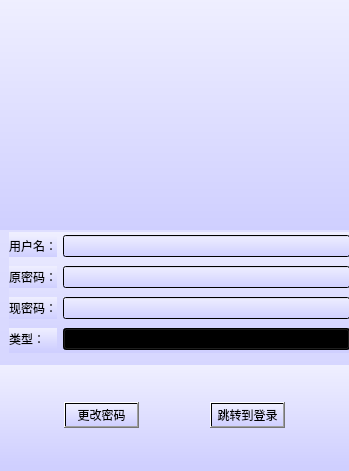
<?xml version="1.0" encoding="UTF-8"?>
<ui version="4.0">
 <class>RegisterDialog</class>
 <widget class="QDialog" name="RegisterDialog">
  <property name="geometry">
   <rect>
    <x>0</x>
    <y>0</y>
    <width>349</width>
    <height>471</height>
   </rect>
  </property>
  <property name="windowTitle">
   <string>RegisterDialog</string>
  </property>
  <property name="styleSheet">
   <string notr="true">background:QLinearGradient(x1:0,y1:0,x2:0,y2:1,stop:0 #efefff,stop:1 #cfcfff);</string>
  </property>
  <widget class="QWidget" name="widget" native="true">
   <property name="geometry">
    <rect>
     <x>-1</x>
     <y>-1</y>
     <width>351</width>
     <height>231</height>
    </rect>
   </property>
   <widget class="QLabel" name="label">
    <property name="geometry">
     <rect>
      <x>-6</x>
      <y>-1</y>
      <width>361</width>
      <height>231</height>
     </rect>
    </property>
    <property name="text">
     <string/>
    </property>
    <property name="pixmap">
     <pixmap resource="../image.qrc">:/image/1.jpg</pixmap>
    </property>
    <property name="scaledContents">
     <bool>true</bool>
    </property>
   </widget>
  </widget>
  <widget class="QWidget" name="widget_2" native="true">
   <property name="geometry">
    <rect>
     <x>9</x>
     <y>232</y>
     <width>341</width>
     <height>121</height>
    </rect>
   </property>
   <layout class="QGridLayout" name="gridLayout">
    <item row="0" column="0">
     <widget class="QLabel" name="label_2">
      <property name="text">
       <string>用户名：</string>
      </property>
     </widget>
    </item>
    <item row="0" column="1">
     <widget class="QLineEdit" name="usernameEdit"/>
    </item>
    <item row="1" column="0">
     <widget class="QLabel" name="label_5">
      <property name="text">
       <string>原密码：</string>
      </property>
     </widget>
    </item>
    <item row="1" column="1">
     <widget class="QLineEdit" name="ordinarypasswordEdit"/>
    </item>
    <item row="2" column="0">
     <widget class="QLabel" name="label_3">
      <property name="text">
       <string>现密码：</string>
      </property>
     </widget>
    </item>
    <item row="2" column="1">
     <widget class="QLineEdit" name="currentpasswordEdit"/>
    </item>
    <item row="3" column="0">
     <widget class="QLabel" name="label_4">
      <property name="text">
       <string>类型：</string>
      </property>
     </widget>
    </item>
    <item row="3" column="1">
     <widget class="QComboBox" name="typeBox">
      <item>
       <property name="text">
        <string>学生</string>
       </property>
      </item>
      <item>
       <property name="text">
        <string>老师</string>
       </property>
      </item>
     </widget>
    </item>
   </layout>
  </widget>
  <widget class="QWidget" name="widget_3" native="true">
   <property name="geometry">
    <rect>
     <x>-1</x>
     <y>365</y>
     <width>351</width>
     <height>101</height>
    </rect>
   </property>
   <layout class="QHBoxLayout" name="horizontalLayout_2">
    <item>
     <spacer name="horizontalSpacer_3">
      <property name="orientation">
       <enum>Qt::Horizontal</enum>
      </property>
      <property name="sizeHint" stdset="0">
       <size>
        <width>33</width>
        <height>20</height>
       </size>
      </property>
     </spacer>
    </item>
    <item>
     <widget class="QPushButton" name="registerButton">
      <property name="text">
       <string>更改密码</string>
      </property>
     </widget>
    </item>
    <item>
     <spacer name="horizontalSpacer_4">
      <property name="orientation">
       <enum>Qt::Horizontal</enum>
      </property>
      <property name="sizeHint" stdset="0">
       <size>
        <width>33</width>
        <height>20</height>
       </size>
      </property>
     </spacer>
    </item>
    <item>
     <widget class="QPushButton" name="change_login_button">
      <property name="text">
       <string>跳转到登录</string>
      </property>
     </widget>
    </item>
    <item>
     <spacer name="horizontalSpacer_5">
      <property name="orientation">
       <enum>Qt::Horizontal</enum>
      </property>
      <property name="sizeHint" stdset="0">
       <size>
        <width>33</width>
        <height>20</height>
       </size>
      </property>
     </spacer>
    </item>
   </layout>
  </widget>
 </widget>
 <resources>
  <include location="../image.qrc"/>
 </resources>
 <connections/>
</ui>
